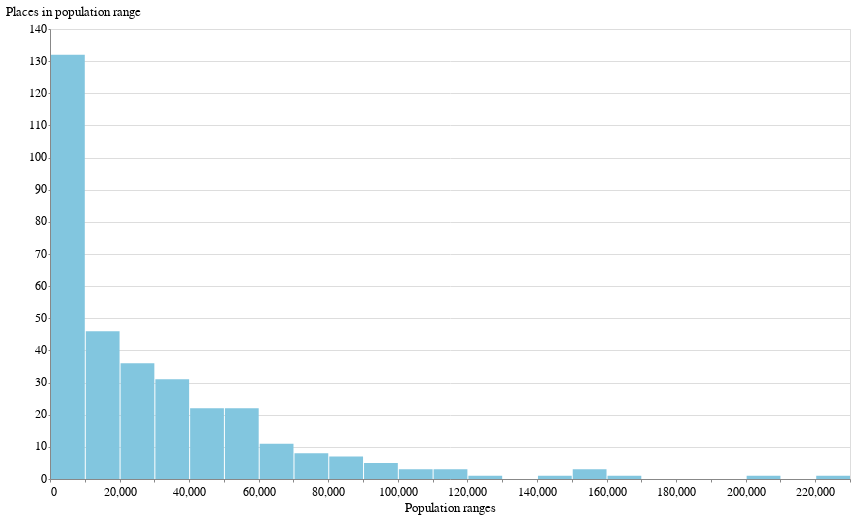

Notebook code for this chart:
### Code cell
pop_histogram

### Figure 1 — Vega-Lite specification as saved in the notebook (floating-point values rounded to 4 significant figures; data arrays with more than 128 entries replaced by an {"elided": "..."} marker saying what was removed)
{"config": {"view": {"width": 800, "height": 450}, "background": "#ffffff", "title": {"anchor": "start", "font": "Benton Gothic Bold, sans", "fontColor": "#000000", "fontSize": 22, "fontWeight": "normal"}, "arc": {"fill": "#82c6df"}, "area": {"fill": "#82c6df"}, "line": {"stroke": "#82c6df", "strokeWidth": 3}, "path": {"stroke": "#82c6df"}, "rect": {"fill": "#82c6df"}, "shape": {"stroke": "#82c6df"}, "bar": {"fill": "#82c6df"}, "point": {"stroke": "#82c6df"}, "symbol": {"fill": "#82c6df", "size": 30}, "axis": {"titleFont": "Benton Gothic Bold, sans", "titleFontSize": 13, "titleFontWeight": "normal", "labelFont": "Benton Gothic, sans", "labelFontSize": 11.5, "labelFontWeight": "normal"}, "axisX": {"labelAngle": 0, "labelPadding": 4, "tickSize": 3}, "axisY": {"labelBaseline": "middle", "maxExtent": 45, "minExtent": 45, "tickSize": 2, "titleAlign": "left", "titleAngle": 0, "titleX": -45, "titleY": -11}, "legend": {"titleFont": "Benton Gothic Bold, sans", "titleFontSize": 13, "titleFontWeight": "normal", "symbolType": "square", "labelFont": "Benton Gothic, sans", "labelFontSize": 11.5}, "range": {"category": ["#3580b1", "#ec8431", "#ab7fb4", "#c89d29", "#adc839", "#829eb1"], "diverging": ["#e68a4f", "#f4bb6a", "#f9e39c", "#dadfe2", "#a6b7c6", "#849eae"], "heatmap": ["#fbf2c7", "#f9e39c", "#f8d36e", "#f4bb6a", "#e68a4f", "#d15a40", "#ab4232"], "ordinal": ["#fbf2c7", "#f9e39c", "#f8d36e", "#f4bb6a", "#e68a4f", "#d15a40", "#ab4232"], "ramp": ["#fbf2c7", "#f9e39c", "#f8d36e", "#f4bb6a", "#e68a4f", "#d15a40", "#ab4232"]}}, "data": {"name": "data-69b2097865c19a32782d458a771df9c4"}, "mark": "bar", "encoding": {"x": {"type": "quantitative", "bin": {"maxbins": 25}, "field": "population", "title": "Population ranges"}, "y": {"type": "quantitative", "aggregate": "count", "title": "Places in population range"}}, "$schema": "https://vega.github.io/schema/vega-lite/v4.8.1.json", "datasets": {"data-69b2097865c19a32782d458a771df9c4": {"elided": "334 records"}}}
